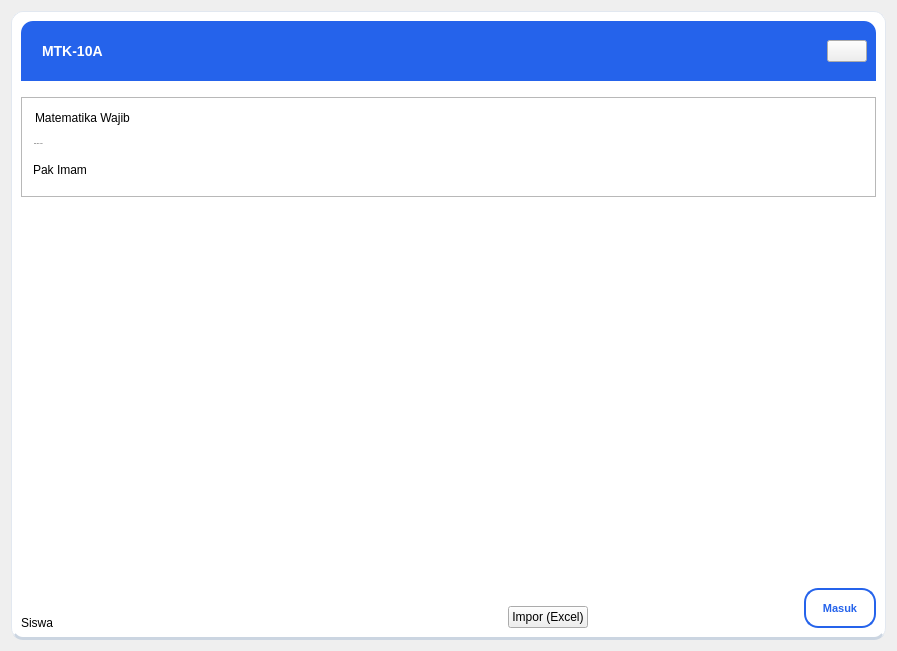
                     <widget class="QWidget" name="scrollContentKelas">
                      <property name="geometry">
                       <rect>
                        <x>0</x>
                        <y>0</y>
                        <width>897</width>
                        <height>651</height>
                       </rect>
                      </property>
                      <property name="styleSheet">
                       <string notr="true">/* ============================================================
   GURU PRO - MASTER STYLESHEET (PROFESSIONAL CLEAN LOOK)
   ============================================================ */

/* --- 1. SETTING FONDASI (GLOBAL) --- */
/* Mengunci background utama jadi Abu Soft agar tidak ada 'bocor' biru */
QMainWindow, QWidget#centralwidget, QStackedWidget {
    background-color: #F1F5F9; 
    font-family: &quot;Segoe UI&quot;, sans-serif;
    outline: none;
}

/* Memastikan halaman-halaman konten background-nya senada */
QWidget#pageDashboard, QWidget#pageKelas {
    background-color: #F1F5F9;
}

/* --- 2. SIDEBAR NAVIGASI (KIRI) --- */
/* Satu-satunya elemen yang boleh berwarna Biru */
QWidget#contentFrame {
    background-color: #2563EB; /* Royal Blue */
    border: none;
    border-right: 1px solid #1E40AF;
}

/* Judul Aplikasi */
QWidget#contentFrame QLabel#labelJudul {
    color: #FFFFFF !important;
    font-size: 22px;
    font-weight: 900;
    letter-spacing: 0.5px;
    margin-top: 20px;
    margin-bottom: 25px;
    padding-left: 15px;
}

/* Tombol Menu Sidebar */
QWidget#contentFrame QPushButton {
    background-color: transparent;
    color: #DBEAFE; 
    text-align: left;
    padding-left: 20px;
    height: 48px;
    border: none;
    border-radius: 8px;
    font-weight: 600;
    margin: 4px 12px; /* Margin kiri-kanan biar tombol 'bernapas' */
}
/* Efek Hover Menu */
QWidget#contentFrame QPushButton:hover {
    background-color: rgba(255, 255, 255, 0.15);
    color: #FFFFFF;
}
/* Efek Menu Aktif */
QWidget#contentFrame QPushButton:checked {
    background-color: #FFFFFF;
    color: #2563EB;
    font-weight: bold;
    box-shadow: 0px 4px 10px rgba(0,0,0,0.1);
}

/* Profil User (Bawah) */
QWidget#contentFrame QFrame#frameProfil {
    background-color: rgba(255, 255, 255, 0.1);
    border-radius: 10px;
    margin: 15px;
}
QWidget#contentFrame QFrame#frameProfil QLabel {
    color: #FFFFFF !important;
    font-weight: 600;
}

/* --- 3. KOMPONEN UMUM (INPUT &amp; TOMBOL) --- */
/* Search Bar (Input Pencarian) */
QLineEdit {
    background-color: #FFFFFF;
    border: 1px solid #CBD5E1;
    border-radius: 8px;
    padding: 8px 12px;
    font-size: 14px;
    color: #334155;
}
QLineEdit:focus {
    border: 1px solid #2563EB; /* Biru saat diketik */
}

/* Tombol Utama (Biru Solid) - Contoh: + Buat Kelas */
QPushButton#btnBuatKelas, QPushButton#btnMulaiKelas {
    background-color: #2563EB;
    color: #FFFFFF;
    border: none;
    border-radius: 8px;
    padding: 10px 20px;
    font-weight: bold;
    font-size: 14px;
}
QPushButton#btnBuatKelas:hover, QPushButton#btnMulaiKelas:hover {
    background-color: #1D4ED8;
}

/* Dropdown Filter */
QComboBox {
    background-color: #FFFFFF;
    border: 1px solid #CBD5E1;
    border-radius: 6px;
    padding: 5px 10px;
    color: #475569;
}

/* --- 4. KARTU KELAS (CARD STYLE) --- */
/* Frame Utama Kartu */
QFrame#cardKelasSample {
    background-color: #FFFFFF;
    border: 1px solid #E2E8F0;
    border-radius: 12px;
    border-bottom: 3px solid #CBD5E1; /* Shadow tebal bawah */
}
QFrame#cardKelasSample:hover {
    border-color: #2563EB; /* Jadi biru saat disentuh */
    border-bottom-color: #2563EB;
    cursor: pointer;
}

/* Banner Biru Atas */
QFrame#bannerKelas {
    background-color: #2563EB;
    border-top-left-radius: 12px;
    border-top-right-radius: 12px;
}
/* Teks Kode Mapel di Banner */
QFrame#bannerKelas QLabel {
    color: #FFFFFF;
    font-weight: bold;
    font-size: 14px;
    padding-left: 8px;
    background: transparent;
}

/* Teks Judul Mapel */
QLabel#lblNamaKelas {
    font-size: 16px;
    font-weight: 800;
    color: #1E293B;
    margin-top: 12px;
}

/* Tombol Masuk (Footer) */
QPushButton#btnMasukKelas {
    background-color: #F8FAFC;
    color: #2563EB;
    border: 1px solid #CBD5E1;
    border-radius: 6px;
    font-size: 12px;
    font-weight: bold;
    min-width: 70px;
    max-width: 90px;
    height: 28px;
}
QPushButton#btnMasukKelas:hover {
    background-color: #2563EB;
    color: #FFFFFF;
    border: none;
}</string>
                      </property>
                      <layout class="QVBoxLayout" name="verticalLayout_32">
                       <item>
                        <widget class="QFrame" name="cardKelasSample">
                         <property name="minimumSize">
                          <size>
                           <width>300</width>
                           <height>200</height>
                          </size>
                         </property>
                         <property name="styleSheet">
                          <string notr="true"/>
                         </property>
                         <property name="frameShape">
                          <enum>QFrame::Shape::StyledPanel</enum>
                         </property>
                         <property name="frameShadow">
                          <enum>QFrame::Shadow::Raised</enum>
                         </property>
                         <layout class="QVBoxLayout" name="verticalLayout_31">
                          <item>
                           <layout class="QVBoxLayout" name="verticalLayout_15">
                            <item>
                             <widget class="QFrame" name="bannerKelas">
                              <property name="maximumSize">
                               <size>
                                <width>16777215</width>
                                <height>60</height>
                               </size>
                              </property>
                              <property name="frameShape">
                               <enum>QFrame::Shape::StyledPanel</enum>
                              </property>
                              <property name="frameShadow">
                               <enum>QFrame::Shadow::Raised</enum>
                              </property>
                              <layout class="QHBoxLayout" name="horizontalLayout_12">
                               <item>
                                <layout class="QHBoxLayout" name="horizontalLayout_13">
                                 <item>
                                  <widget class="QLabel" name="lblKodeMapel">
                                   <property name="text">
                                    <string>MTK-10A</string>
                                   </property>
                                  </widget>
                                 </item>
                                 <item>
                                  <spacer name="horizontalSpacer_2">
                                   <property name="orientation">
                                    <enum>Qt::Orientation::Horizontal</enum>
                                   </property>
                                   <property name="sizeHint" stdset="0">
                                    <size>
                                     <width>40</width>
                                     <height>20</height>
                                    </size>
                                   </property>
                                  </spacer>
                                 </item>
                                 <item>
                                  <widget class="QPushButton" name="btnOpsiKelas">
                                   <property name="text">
                                    <string/>
                                   </property>
                                   <property name="icon">
                                    <iconset>
                                     <normaloff>../asset/OIP (1).ico</normaloff>../asset/OIP (1).ico</iconset>
                                   </property>
                                  </widget>
                                 </item>
                                </layout>
                               </item>
                              </layout>
                             </widget>
                            </item>
                            <item>
                             <widget class="QFrame" name="frame">
                              <property name="minimumSize">
                               <size>
                                <width>0</width>
                                <height>100</height>
                               </size>
                              </property>
                              <property name="maximumSize">
                               <size>
                                <width>16777215</width>
                                <height>80</height>
                               </size>
                              </property>
                              <property name="frameShape">
                               <enum>QFrame::Shape::StyledPanel</enum>
                              </property>
                              <property name="frameShadow">
                               <enum>QFrame::Shadow::Raised</enum>
                              </property>
                              <widget class="QLabel" name="label_4">
                               <property name="geometry">
                                <rect>
                                 <x>14</x>
                                 <y>13</y>
                                 <width>141</width>
                                 <height>16</height>
                                </rect>
                               </property>
                               <property name="text">
                                <string>Matematika Wajib</string>
                               </property>
                              </widget>
                              <widget class="QLabel" name="lblJadwalKelas">
                               <property name="geometry">
                                <rect>
                                 <x>13</x>
                                 <y>36</y>
                                 <width>143</width>
                                 <height>22</height>
                                </rect>
                               </property>
                               <property name="font">
                                <font>
                                 <family>Segoe UI</family>
                                 <pointsize>-1</pointsize>
                                 <fontweight>Medium</fontweight>
                                </font>
                               </property>
                               <property name="text">
                                <string>Senin, 08:00 - 09:30 </string>
                               </property>
                              </widget>
                              <widget class="QLabel" name="lblPengajarKelas">
                               <property name="geometry">
                                <rect>
                                 <x>12</x>
                                 <y>65</y>
                                 <width>121</width>
                                 <height>16</height>
                                </rect>
                               </property>
                               <property name="text">
                                <string>Pak Imam</string>
                               </property>
                              </widget>
                             </widget>
                            </item>
                            <item>
                             <layout class="QHBoxLayout" name="horizontalLayout_14">
                              <property name="spacing">
                               <number>10</number>
                              </property>
                              <item alignment="Qt::AlignmentFlag::AlignLeft|Qt::AlignmentFlag::AlignBottom">
                               <widget class="QLabel" name="lblJmlSiswa">
                                <property name="minimumSize">
                                 <size>
                                  <width>0</width>
                                  <height>10</height>
                                 </size>
                                </property>
                                <property name="maximumSize">
                                 <size>
                                  <width>16777215</width>
                                  <height>6</height>
                                 </size>
                                </property>
                                <property name="text">
                                 <string>Siswa</string>
                                </property>
                               </widget>
                              </item>
                              <item alignment="Qt::AlignmentFlag::AlignRight|Qt::AlignmentFlag::AlignBottom">
                               <widget class="QPushButton" name="btnImportSiswa">
                                <property name="text">
                                 <string>Impor (Excel)</string>
                                </property>
                               </widget>
                              </item>
                              <item alignment="Qt::AlignmentFlag::AlignRight|Qt::AlignmentFlag::AlignBottom">
                               <widget class="QPushButton" name="btnMasukKelas">
                                <property name="maximumSize">
                                 <size>
                                  <width>126</width>
                                  <height>16777215</height>
                                 </size>
                                </property>
                                <property name="styleSheet">
                                 <string notr="true">/* CSS LANGSUNG DI TOMBOL */
QPushButton {
    background-color: #FFFFFF;
    color: #2563EB;
    border: 2px solid #2563EB;
    border-radius: 14px;
    font-weight: 900;
    font-size: 11px;
    min-width: 60px;
    padding: 4px;
}

QPushButton:hover {
    background-color: #2563EB;
    color: #FFFFFF;
}

QPushButton:pressed {
    background-color: #1E40AF;
    color: #FFFFFF;
}</string>
                                </property>
                                <property name="text">
                                 <string>Masuk</string>
                                </property>
                                <property name="flat">
                                 <bool>false</bool>
                                </property>
                               </widget>
                              </item>
                             </layout>
                            </item>
                           </layout>
                          </item>
                         </layout>
                        </widget>
                       </item>
                      </layout>
                     </widget>
